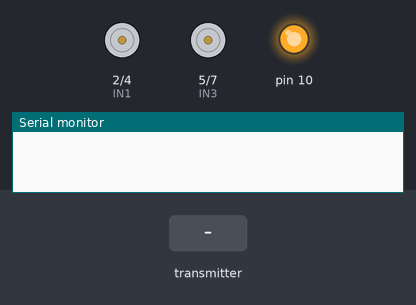
The sketch below on a simulated Arduino Uno, built with avr-gcc and run on an emulated ATmega328P. Shown: motor-driver pin pairs drawn as motors (green arrow = first pin HIGH = forward, orange = second pin HIGH = backward, longer = more drive, scaled by the enable pin), output pins drawn as LEDs (lit = HIGH), the last lines printed to the serial monitor. Inputs (shaded band) come from the test bench. No radio packets arrive unless stated.

Above: at 1.2 s.
1.3 s: the transmitter starts sending message.0 = 0
2.8 s: the transmitter starts sending message.1 = 64
4.3 s: the transmitter starts sending message.2 = 64
At 5.5 s:
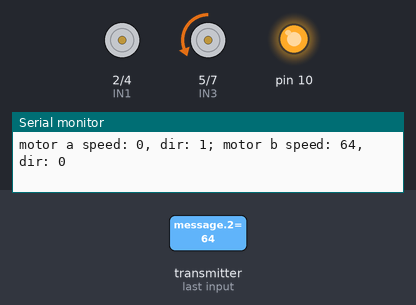
5.8 s: the transmitter starts sending message.3 = 64
At 6.7 s:
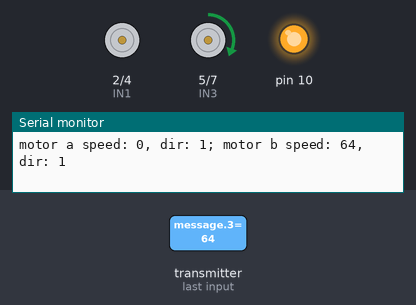
7.3 s: the transmitter starts sending message.0 = 64
At 7.9 s:
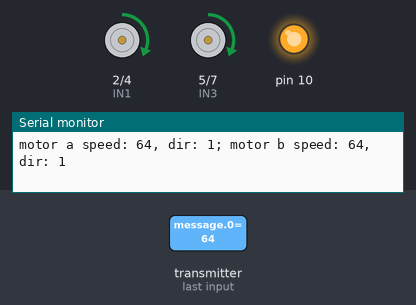
8.8 s: the transmitter starts sending message.1 = 0
At 10.2 s:
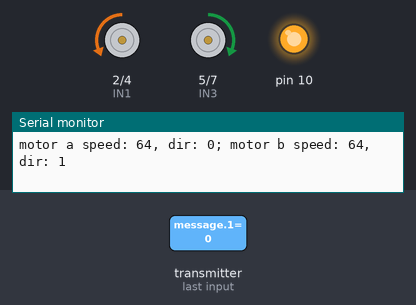
Timing chart, 0 to 11.3 s (numbered marks = the images above; inputs shaded):
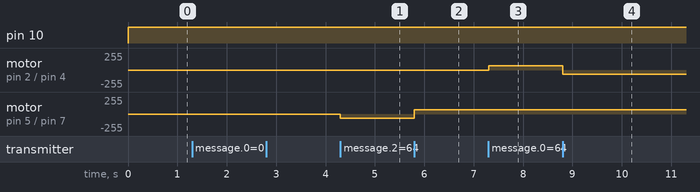

The sketch:

receiver.ino
```cpp
#include <RH_ASK.h>

#define ENA 3
#define ENB 6
#define IN1 2
#define IN2 4
#define IN3 5
#define IN4 7

//rxpin = 11, txpin = 12
RH_ASK driver(3000);

//protocol is to send bytes of:
//[A SPEED, A DIRECTION, B SPEED, B DIRECTION]

void setup() {
    Serial.begin(9600);
    if (!driver.init()){
        Serial.println("init failed");
    }
    pinMode(ENA, OUTPUT);
    pinMode(ENB, OUTPUT);
    pinMode(IN1, OUTPUT);
    pinMode(IN2, OUTPUT);
    pinMode(IN3, OUTPUT);
    pinMode(IN4, OUTPUT);
    //hacky code to get a 5v output
    pinMode(10, OUTPUT);
}

void loop() {
    digitalWrite(10, HIGH);
    uint8_t message[4];
    uint8_t msg_len = sizeof(message);
    if (driver.recv(message, &msg_len)){
        if (msg_len != 4){
            //Serial.println("wrong message length");
            return;
        }
        //Serial.print("recieved over radio: ");
        for (int i = 0; i < 4; i++){
            //Serial.print(message[i]);
            //Serial.print(' ');
        }
        //Serial.println();
        set_motors(message[0],
            (bool) message[1],
                   message[2],
            (bool) message[3]);
    }
}

void set_motors(uint8_t a_spd, bool a_dir, uint8_t b_spd, bool b_dir){
    //a_spd, b_spd: 0 - 255
    //a_dir, b_dir: false / true

    Serial.print("motor a speed: ");
    Serial.print(a_spd);
    Serial.print(", dir: ");
    Serial.print(a_dir);
    Serial.print("; motor b speed: ");
    Serial.print(b_spd);
    Serial.print(", dir: ");
    Serial.print(b_dir);
    Serial.println();
    digitalWrite(IN1, a_dir);
    digitalWrite(IN2, !a_dir);
    analogWrite(ENA, a_spd);
    digitalWrite(IN3, b_dir);
    digitalWrite(IN4, !b_dir);
    analogWrite(ENB, b_spd);
}
```

Measured:
- after the input at 4.3 s, motor on pin 5 (IN3) / pin 7 (IN4): stopped → backward 64/255 at once
- after the input at 5.8 s, motor on pin 5 (IN3) / pin 7 (IN4): backward 64/255 → forward 64/255 at once
- after the input at 7.3 s, motor on pin 2 (IN1) / pin 4 (IN2): stopped → forward 64/255 at once
- after the input at 8.8 s, motor on pin 2 (IN1) / pin 4 (IN2): forward 64/255 → backward 64/255 at once
